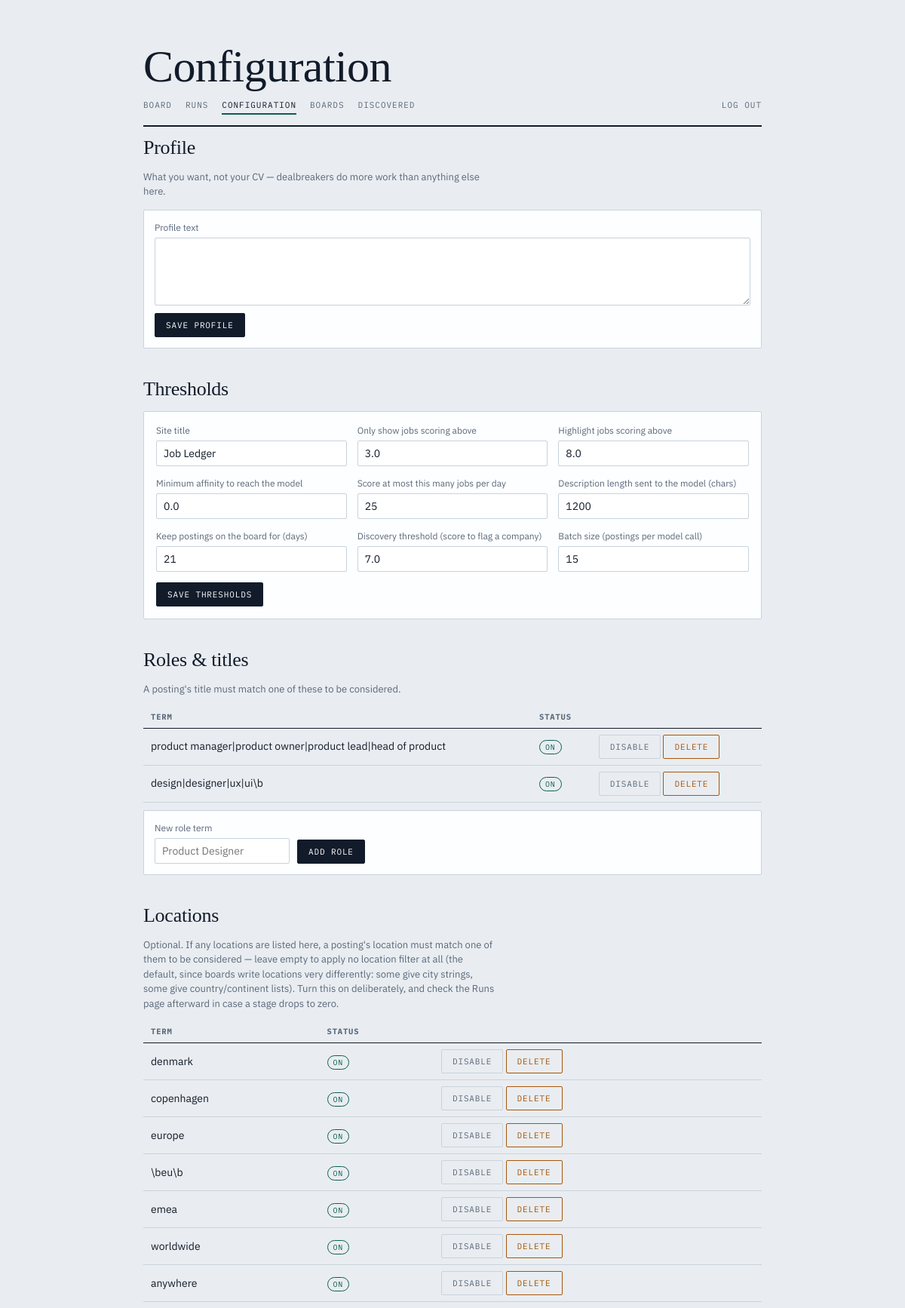
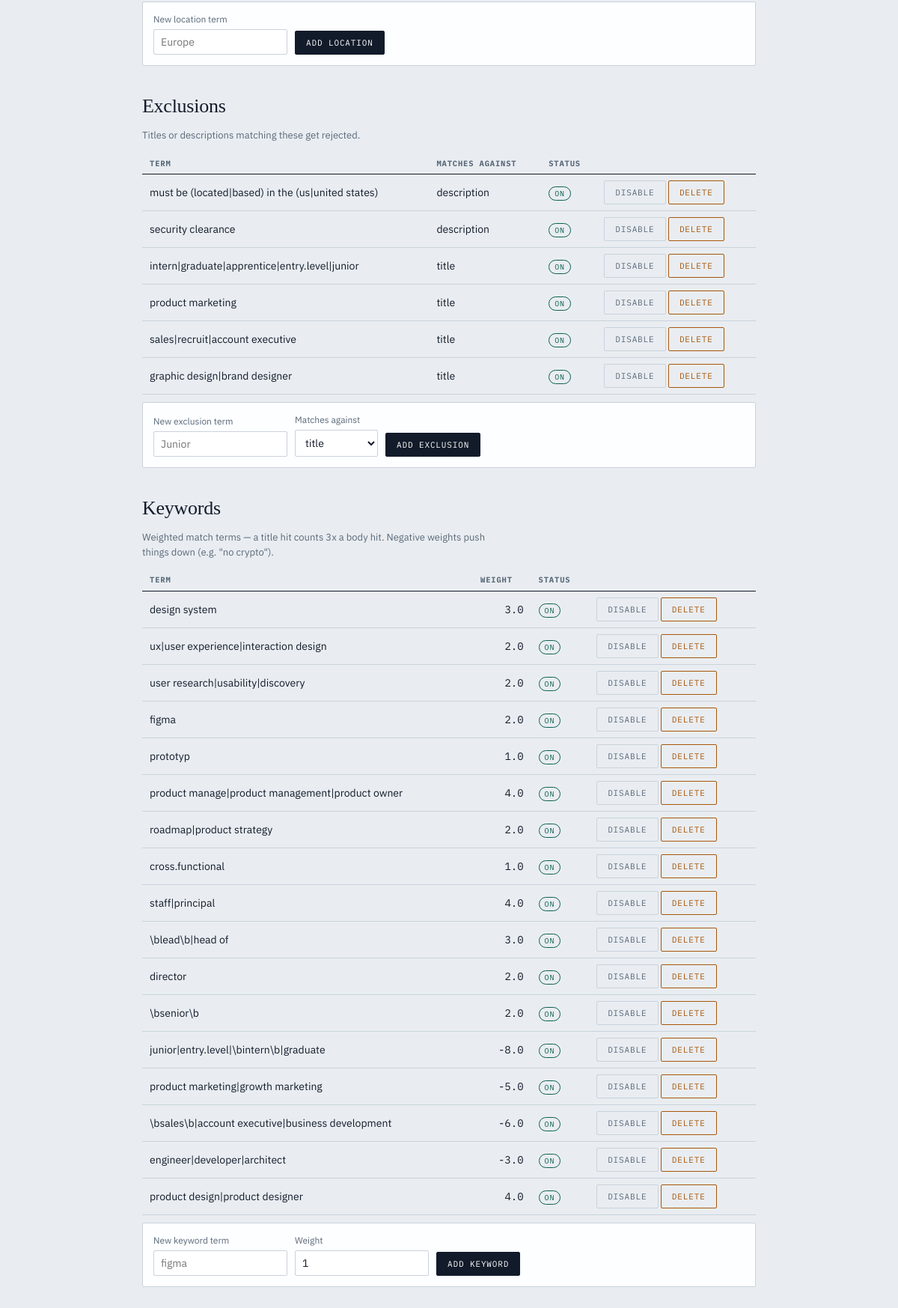
The app's page /config (signed in) with its own data (2 pictures, top to bottom).
### tables this page shows
CREATE TABLE settings (
    id                  INTEGER PRIMARY KEY CHECK (id = 1),
    profile_text        TEXT NOT NULL DEFAULT '',
    site_title          TEXT NOT NULL DEFAULT 'Job Ledger',
    display_threshold   REAL NOT NULL DEFAULT 5.0,
    highlight_threshold REAL NOT NULL DEFAULT 8.0,
    min_affinity        REAL NOT NULL DEFAULT 0.0,
    max_to_model         INTEGER NOT NULL DEFAULT 25,
    description_chars   INTEGER NOT NULL DEFAULT 1200,
    retain_days         INTEGER NOT NULL DEFAULT 21,
    discovery_threshold REAL NOT NULL DEFAULT 7.0,
    batch_size          INTEGER NOT NULL DEFAULT 15,
    title_boost         REAL NOT NULL DEFAULT 3.0,
    polite_delay        REAL NOT NULL DEFAULT 1.0
);

CREATE TABLE roles (
    id      INTEGER PRIMARY KEY AUTOINCREMENT,
    term    TEXT NOT NULL,
    enabled INTEGER NOT NULL DEFAULT 1
);

CREATE TABLE locations (
    id      INTEGER PRIMARY KEY AUTOINCREMENT,
    term    TEXT NOT NULL,
    enabled INTEGER NOT NULL DEFAULT 1
);

CREATE TABLE exclusions (
    id      INTEGER PRIMARY KEY AUTOINCREMENT,
    term    TEXT NOT NULL,
    scope   TEXT NOT NULL DEFAULT 'title' CHECK (scope IN ('title', 'description')),
    enabled INTEGER NOT NULL DEFAULT 1
);

CREATE TABLE keywords (
    id      INTEGER PRIMARY KEY AUTOINCREMENT,
    term    TEXT NOT NULL,
    weight  REAL NOT NULL,
    enabled INTEGER NOT NULL DEFAULT 1
);

### web.py (the view)
@app.get("/config", response_class=HTMLResponse)
def config_page(request: Request):
    with db.connect() as conn:
        db.init_schema(conn)
        settings = db.get_settings(conn)
        roles = db.list_roles(conn)
        locations = db.list_locations(conn)
        exclusions = db.list_exclusions(conn)
        keywords = db.list_keywords(conn)
    return templates.TemplateResponse(request, "config.html", {
        "active": "config",
        "settings": settings, "roles": roles, "locations": locations,
        "exclusions": exclusions, "keywords": keywords,
        "profile_env_set": bool(os.environ.get("PROFILE")),
        **flash_ctx(request),
    })

### templates/config.html (shortened to what this page needs)
{% extends "base.html" %}
{% block h1 %}Configuration{% endblock %}
{% block content %}
<h2 class="section">Profile</h2>
<p class="hint">What you want, not your CV — dealbreakers do more work than
anything else here. </p>
<form class="row-form" method="post" action="/config/settings" style="display:block">
  <label style="width:100%">Profile text
    <textarea name="profile_text" style="width:100%">{{ settings.profile_text }}</textarea>
  </label>
  <div style="margin-top:10px"><button type="submit">Save profile</button></div>
</form>
<h2 class="section">Thresholds</h2>
<form class="settings-form" method="post" action="/config/settings">
  <label>Site title
    <input type="text" name="site_title" value="{{ settings.site_title }}">
  </label>
  <label>Only show jobs scoring above
    <input type="number" step="0.5" name="display_threshold" value="{{ settings.display_threshold }}">
  </label>
  <label>Highlight jobs scoring above
    <input type="number" step="0.5" name="highlight_threshold" value="{{ settings.highlight_threshold }}">
  </label>
  <label>Minimum affinity to reach the model
    <input type="number" step="0.5" name="min_affinity" value="{{ settings.min_affinity }}">
  </label>
  <label>Score at most this many jobs per day
    <input type="number" step="1" name="max_to_model" value="{{ settings.max_to_model }}">
  </label>
  <label>Description length sent to the model (chars)
    <input type="number" step="100" name="description_chars" value="{{ settings.description_chars }}">
  </label>
  <label>Keep postings on the board for (days)
    <input type="number" step="1" name="retain_days" value="{{ settings.retain_days }}">
  </label>
  <label>Discovery threshold (score to flag a company)
    <input type="number" step="0.5" name="discovery_threshold" value="{{ settings.discovery_threshold }}">
  </label>
  <label>Batch size (postings per model call)
    <input type="number" step="1" name="batch_size" value="{{ settings.batch_size }}">
  </label>
  <div style="align-self:flex-end"><button type="submit">Save thresholds</button></div>
</form>
<h2 class="section">Roles &amp; titles</h2>
<p class="hint">A posting's title must match one of these to be considered.</p>
<table class="grid">
  <tr><th>term</th><th>status</th><th></th></tr>
  {% for r in roles %}
  <tr>
    <td>{{ r.term }}</td>
    <td><span class="pill {{ 'on' if r.enabled else 'off' }}">{{ 'on' if r.enabled else 'off' }}</span></td>
    <td>
      <form class="inline" method="post" action="/roles/{{ r.id }}/toggle">
        <button class="ghost" type="submit">{{ 'disable' if r.enabled else 'enable' }}</button>
      </form>
      <form class="inline" method="post" action="/roles/{{ r.id }}/delete">
        <button class="danger" type="submit">delete</button>
      </form>
    </td>
  </tr>
  {% endfor %}
</table>
<form class="row-form" method="post" action="/roles/add">
  <label>New role term<input type="text" name="term" placeholder="Product Designer" required></label>
  <button type="submit">Add role</button>
</form>
<h2 class="section">Locations</h2>
<p class="hint">Optional. If any locations are listed here, a posting's
location must match one of them to be considered — leave empty to apply no
location filter at all (the default, since boards write locations very
differently: some give city strings, some give country/continent lists).
Turn this on deliberately, and check the Runs page afterward in case a
stage drops to zero.</p>
<table class="grid">
  <tr><th>term</th><th>status</th><th></th></tr>
  {% for l in locations %}
  <tr>
    <td>{{ l.term }}</td>
    <td><span class="pill {{ 'on' if l.enabled else 'off' }}">{{ 'on' if l.enabled else 'off' }}</span></td>
    <td>
      <form class="inline" method="post" action="/locations/{{ l.id }}/toggle">
        <button class="ghost" type="submit">{{ 'disable' if l.enabled else 'enable' }}</button>
      </form>
      <form class="inline" method="post" action="/locations/{{ l.id }}/delete">
        <button class="danger" type="submit">delete</button>
      </form>
    </td>
  </tr>
  {% endfor %}
</table>
<form class="row-form" method="post" action="/locations/add">
  <label>New location term<input type="text" name="term" placeholder="Europe" required></label>
  <button type="submit">Add location</button>
</form>
<h2 class="section">Exclusions</h2>
<p class="hint">Titles or descriptions matching these get rejected.</p>
<table class="grid">
  <tr><th>term</th><th>matches against</th><th>status</th><th></th></tr>
  {% for e in exclusions %}
  <tr>
    <td>{{ e.term }}</td>
    <td>{{ e.scope }}</td>
    <td><span class="pill {{ 'on' if e.enabled else 'off' }}">{{ 'on' if e.enabled else 'off' }}</span></td>
    <td>
      <form class="inline" method="post" action="/exclusions/{{ e.id }}/toggle">
        <button class="ghost" type="submit">{{ 'disable' if e.enabled else 'enable' }}</button>
      </form>
      <form class="inline" method="post" action="/exclusions/{{ e.id }}/delete">
        <button class="danger" type="submit">delete</button>
      </form>
    </td>
  </tr>
  {% endfor %}
</table>
<form class="row-form" method="post" action="/exclusions/add">
  <label>New exclusion term<input type="text" name="term" placeholder="Junior" required></label>
  <label>Matches against
    <select name="scope">
      <option value="title">title</option>
    </select>
  </label>
  <button type="submit">Add exclusion</button>
</form>
<h2 class="section">Keywords</h2>
<p class="hint">Weighted match terms — a title hit counts {{ '%g'|format(settings.title_boost) }}x a body hit.
Negative weights push things down (e.g. "no crypto").</p>
<table class="grid">
  <tr><th>term</th><th>weight</th><th>status</th><th></th></tr>
  {% for k in keywords %}
  <tr>
    <td>{{ k.term }}</td>
    <td class="num">{{ k.weight }}</td>
    <td><span class="pill {{ 'on' if k.enabled else 'off' }}">{{ 'on' if k.enabled else 'off' }}</span></td>
    <td>
      <form class="inline" method="post" action="/keywords/{{ k.id }}/toggle">
        <button class="ghost" type="submit">{{ 'disable' if k.enabled else 'enable' }}</button>
      </form>
      <form class="inline" method="post" action="/keywords/{{ k.id }}/delete">
        <button class="danger" type="submit">delete</button>
      </form>
    </td>
  </tr>
  {% endfor %}
</table>
<form class="row-form" method="post" action="/keywords/add">
  <label>New keyword term<input type="text" name="term" placeholder="figma" required></label>
  <label>Weight<input type="number" step="0.5" name="weight" value="1" required></label>
  <button type="submit">Add keyword</button>
</form>
{% endblock %}

### templates/base.html (style rules this page uses)
h2.section { font-family:"Instrument Serif",Georgia,serif; font-weight:400; font-size:26px; margin:34px 0 10px; letter-spacing:-.01em; }
h2.section:first-of-type { margin-top:6px }
table.grid { width:100%; border-collapse:collapse; margin-bottom:10px }
table.grid th { font-family:"IBM Plex Mono",ui-monospace,monospace; font-size:10.5px; letter-spacing:.08em; text-transform:uppercase; color:var(--soft); text-align:left; padding:6px 10px; border-bottom:1px solid var(--ink); }
table.grid td { padding:8px 10px; border-bottom:1px solid var(--rule); font-size:14px; vertical-align:middle; }
table.grid td.num { font-family:"IBM Plex Mono",ui-monospace,monospace; font-variant-numeric:tabular-nums; text-align:right; }
form.inline { display:inline }
form.row-form { display:flex; flex-wrap:wrap; gap:10px; align-items:flex-end; background:var(--card); border:1px solid var(--rule); border-radius:2px; padding:14px; margin-bottom:22px; }
form.row-form label { display:flex; flex-direction:column; gap:4px; font-size:12px; color:var(--soft) }
form.settings-form { display:grid; grid-template-columns:repeat(auto-fill,minmax(210px,1fr)); gap:14px; background:var(--card); border:1px solid var(--rule); border-radius:2px; padding:16px; margin-bottom:22px; }
form.settings-form label { display:flex; flex-direction:column; gap:4px; font-size:12px; color:var(--soft) }
input[type=text],input[type=number],textarea,select { font-family:"IBM Plex Sans",system-ui,sans-serif; font-size:14px; border:1px solid var(--rule); border-radius:2px; padding:7px 9px; background:#fff; color:var(--ink); }
textarea { font-family:"IBM Plex Mono",ui-monospace,monospace; font-size:12.5px; min-height:90px; resize:vertical }
button { font-family:"IBM Plex Mono",ui-monospace,monospace; font-size:11px; letter-spacing:.08em; text-transform:uppercase; cursor:pointer; border:1px solid var(--ink); border-radius:2px; background:var(--ink); color:var(--card); padding:8px 14px; }
button.ghost { background:transparent; color:var(--soft); border-color:var(--rule) }
button.danger { background:transparent; color:var(--fresh); border-color:var(--fresh) }
.pill { font-family:"IBM Plex Mono",ui-monospace,monospace; font-size:10px; letter-spacing:.08em; text-transform:uppercase; padding:2px 7px; border-radius:10px; border:1px solid var(--rule); color:var(--soft); }
.pill.on { color:var(--strong); border-color:var(--strong) }
.hint { color:var(--soft); font-size:13px; max-width:60ch; margin-bottom:14px }

### records on screen
settings: site_title "Job Ledger", display_threshold "3.0", highlight_threshold "8.0", min_affinity "0.0", max_to_model "25", description_chars "1200", retain_days "21", discovery_threshold "7.0", batch_size "15", title_boost "3"
roles: term "product manager|product owner|product lead|head of product", enabled "ON", enabled "DISABLE"
roles: term "design|designer|ux|ui\\b", enabled "ON", enabled "DISABLE"
locations: term "denmark", enabled "ON", enabled "DISABLE"
locations: term "copenhagen", enabled "ON", enabled "DISABLE"
locations: term "europe", enabled "ON", enabled "DISABLE"
locations: term "\\beu\\b", enabled "ON", enabled "DISABLE"
locations: term "emea", enabled "ON", enabled "DISABLE"
locations: term "worldwide", enabled "ON", enabled "DISABLE"
locations: term "anywhere", enabled "ON", enabled "DISABLE"
exclusions: term "must be (located|based) in the (us|united states)", scope "description", enabled "ON", enabled "DISABLE"
exclusions: term "security clearance", scope "description", enabled "ON", enabled "DISABLE"
exclusions: term "intern|graduate|apprentice|entry.level|junior", scope "title", enabled "ON", enabled "DISABLE"
exclusions: term "product marketing", scope "title", enabled "ON", enabled "DISABLE"
exclusions: term "sales|recruit|account executive", scope "title", enabled "ON", enabled "DISABLE"
exclusions: term "graphic design|brand designer", scope "title", enabled "ON", enabled "DISABLE"
keywords: term "design system", weight "3.0", enabled "ON", enabled "DISABLE"
keywords: term "ux|user experience|interaction design", weight "2.0", enabled "ON", enabled "DISABLE"
keywords: term "user research|usability|discovery", weight "2.0", enabled "ON", enabled "DISABLE"
keywords: term "figma", weight "2.0", enabled "ON", enabled "DISABLE"
keywords: term "prototyp", weight "1.0", enabled "ON", enabled "DISABLE"
keywords: term "product manage|product management|product owner", weight "4.0", enabled "ON", enabled "DISABLE"
keywords: term "roadmap|product strategy", weight "2.0", enabled "ON", enabled "DISABLE"
keywords: term "cross.functional", weight "1.0", enabled "ON", enabled "DISABLE"
keywords: term "staff|principal", weight "4.0", enabled "ON", enabled "DISABLE"
keywords: term "\\blead\\b|head of", weight "3.0", enabled "ON", enabled "DISABLE"
keywords: term "director", weight "2.0", enabled "ON", enabled "DISABLE"
keywords: term "\\bsenior\\b", weight "2.0", enabled "ON", enabled "DISABLE"
keywords: term "junior|entry.level|\\bintern\\b|graduate", weight "-8.0", enabled "ON", enabled "DISABLE"
keywords: term "product marketing|growth marketing", weight "-5.0", enabled "ON", enabled "DISABLE"
keywords: term "\\bsales\\b|account executive|business development", weight "-6.0", enabled "ON", enabled "DISABLE"
keywords: term "engineer|developer|architect", weight "-3.0", enabled "ON", enabled "DISABLE"
keywords: term "product design|product designer", weight "4.0", enabled "ON", enabled "DISABLE"
